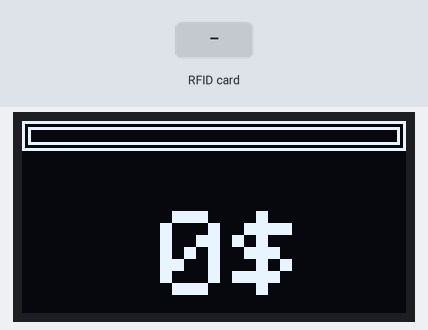
A sketch run on a simulated Arduino Uno, built with avr-gcc and run on an emulated ATmega328P. Shown: 128×64 one-colour display. The test bench sets the inputs (shaded band). What the sketch prints to the serial monitor is not drawn.

Above: at 1.3 s.
1.4 s: RFID card D3 DC B7 1A held to the reader
At 2.2 s:
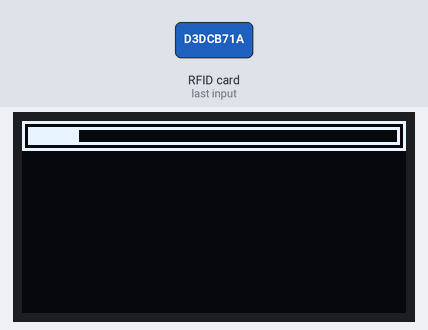
3.4 s: RFID card 13 40 A0 1A held to the reader
At 3.55 s:
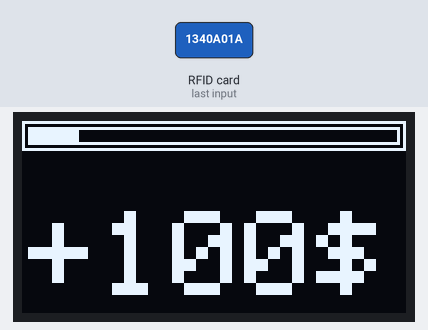
5.1 s: RFID card 03 A2 BB 1A held to the reader
At 6.8 s:
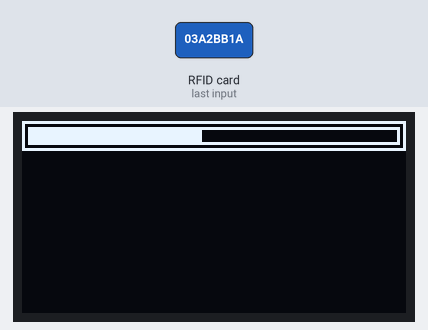
Timing chart, 0 to 8.3 s (numbered marks = the images above; inputs shaded):
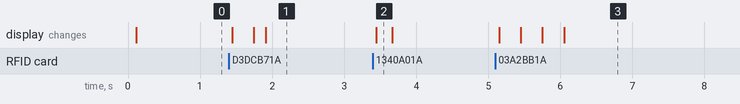

Measured:
- after the input at 1.4 s, the display: first changes after 0.05 s (image 1 shows a later state)
- after the input at 3.4 s, the display: changes after 0.05 s (image 2)
- after the input at 5.1 s, the display: first changes after 0.05 s (image 3 shows a later state)

The sketch:

rfid_card.ino
```cpp
#include <Adafruit_GFX.h>      // lcd
#include <Adafruit_SSD1306.h>  // lcd
#include <MFRC522.h>           // rfid
#include <SPI.h>               // rfid
#include <Wire.h>              // lcd

// lcd
constexpr uint8_t LCD_ADDRESS = 0x3C;
constexpr uint8_t LCD_WIDTH = 128;
constexpr uint8_t LCD_HEIGHT = 64;
constexpr uint8_t LCD_RESET = -1;
Adafruit_SSD1306 display(LCD_WIDTH, LCD_HEIGHT, &Wire, LCD_RESET);

// rfid
constexpr uint8_t PIN_RST = 9;
constexpr uint8_t PIN_SS = 10;
const String UID_100("1340a01a");
const String UID_200("d3dcb71a");
const String UID_400("03a2bb1a");
const String UID_800("13ef9b1a");
MFRC522 mfrc522(PIN_SS, PIN_RST);


void setup()
{
  // serial
  Serial.begin(9600);  // Initialize serial communications with the PC
  while (!Serial)
  {
    delay(1);
  };  // Do nothing if no serial port is opened (added for Arduinos based on
      // ATMEGA32U4)
  Serial.println(F("serial ready"));

  // rfid reader
  SPI.begin();         // Init SPI bus
  mfrc522.PCD_Init();  // Init MFRC522 module
  delay(4);
  Serial.print(F("version: "));
  mfrc522.PCD_DumpVersionToSerial();  // Show version of PCD - MFRC522 Card Reader

  // lcd
  if (!display.begin(SSD1306_SWITCHCAPVCC, LCD_ADDRESS))
  {
    Serial.println(F("SSD1306 allocation failed"));
    for (;;)
      ;  // don't proceed, loop forever
  }
  display.cp437(true);
  showInit();

  // done
  Serial.println(F("setup end"));
}

constexpr size_t bar_height = 10;

void drawBar(const size_t &bar_width)
{
  // full rectangle
  display.drawRect(0, 0, display.width(), bar_height, SSD1306_WHITE);
  // inside rectangle is 2 pixels less
  display.drawRect(2, 2, display.width() - 4, bar_height - 4, SSD1306_WHITE);
  // draw completed bar
  display.fillRect(2, 2, bar_width, bar_height - 4, SSD1306_WHITE);
}

void showInit()
{
  display.clearDisplay();
  display.setTextSize(4);                 // Normal 1:1 pixel scale
  display.setCursor(46, 3 * bar_height);  // Start at top-left corner
  display.setTextColor(SSD1306_WHITE);    // Draw white text
  display.write("0$");
  drawBar(0);
  display.display();
}

void showEnd()
{
  display.clearDisplay();
  display.setTextSize(2);                 // Normal 1:1 pixel scale
  display.setCursor(10, 2 * bar_height);  // Start at top-left corner
  display.setTextColor(SSD1306_WHITE);    // Draw white text
  display.write("1   5   9");
  display.setCursor(10, 4 * bar_height);  // Start at top-left corner
  display.write("  2   6");
  drawBar(124);
  display.display();
}

void showProgress(const size_t &old_value, const size_t &new_value, const char *amount)
{
  display.clearDisplay();
  display.setTextSize(4);                // Normal 1:1 pixel scale
  display.setCursor(2, 3 * bar_height);  // Start at top-left corner
  display.setTextColor(SSD1306_WHITE);   // Draw white text
  display.write(amount);
  for (size_t i = old_value; i < new_value; ++i)
  {
    drawBar(i);
    display.display();
    delay(1);
  }
  // after animation
  display.clearDisplay();
  drawBar(new_value);
  display.display();
}

enum class State
{
  Bet,
  Complete
};

struct Status
{
  // value goes from 0 to 100 + 200 + 400 + 800 = 1500 which is the same as 128 - 4 = 124
  bool chip_100 = false;  // 8
  bool chip_200 = false;  // 17
  bool chip_400 = false;  // 33
  bool chip_800 = false;  // 66
  size_t value = 0;
  String uid = "";
  State state = State::Bet;
} status;

void loop()
{
  switch (status.state)
  {
    case State::Bet:
    {
      // new card?
      if (mfrc522.PICC_IsNewCardPresent() && mfrc522.PICC_ReadCardSerial())
      {
        status.uid = dumpUID(mfrc522.uid);
        mfrc522.PICC_HaltA();  // end read
        Serial.println(status.uid);

        // which card?
        if (status.uid == UID_100)
        {
          if (status.chip_100)
          {
            Serial.println("100$ again");
          }
          else
          {
            Serial.println("100$");
            showProgress(status.value, status.value + 8, "+100$");
            status.value += 8;
            status.chip_100 = true;
          }
        }
        else if (status.uid == UID_200)
        {
          if (status.chip_200)
          {
            Serial.println("200$ again");
          }
          else
          {
            Serial.println("200$");
            showProgress(status.value, status.value + 17, "+200$");
            status.value += 17;
            status.chip_200 = true;
          }
        }
        else if (status.uid == UID_400)
        {
          if (status.chip_400)
          {
            Serial.println("400$ again");
          }
          else
          {
            Serial.println("400$");
            showProgress(status.value, status.value + 33, "+400$");
            status.value += 33;
            status.chip_400 = true;
          }
        }
        else if (status.uid == UID_800)
        {
          if (status.chip_800)
          {
            Serial.println("800$ again");
          }
          else
          {
            Serial.println("800$");
            showProgress(status.value, status.value + 66, "+800$");
            status.value += 66;
            status.chip_800 = true;
          }
        }
        else
        {
          Serial.println("invalid rfid");
        }

        // complete?
        if (status.chip_100 && status.chip_200 && status.chip_400 && status.chip_800)
        {
          Serial.println("State::Complete");
          status.state = State::Complete;
          // final draw
          showEnd();
        }
      }
      break;
    }
    case State::Complete:
    {
      break;
    }
  }
}

String dumpUID(const MFRC522::Uid &uid)
{
  char buffer_string[10 * 2 + 1] = { 0 };
  char *write_start = buffer_string;
  char *buffer_end = buffer_string + sizeof(buffer_string);
  for (int i = 0; i < uid.size; i++)
  {
    // need to add 2 chars and keep space for the string terminator \0
    if (write_start + 2 + 1 < buffer_end)
    {
      write_start += sprintf(write_start, "%02x", uid.uidByte[i]);
    }
  }
  return String(buffer_string);
}
```
